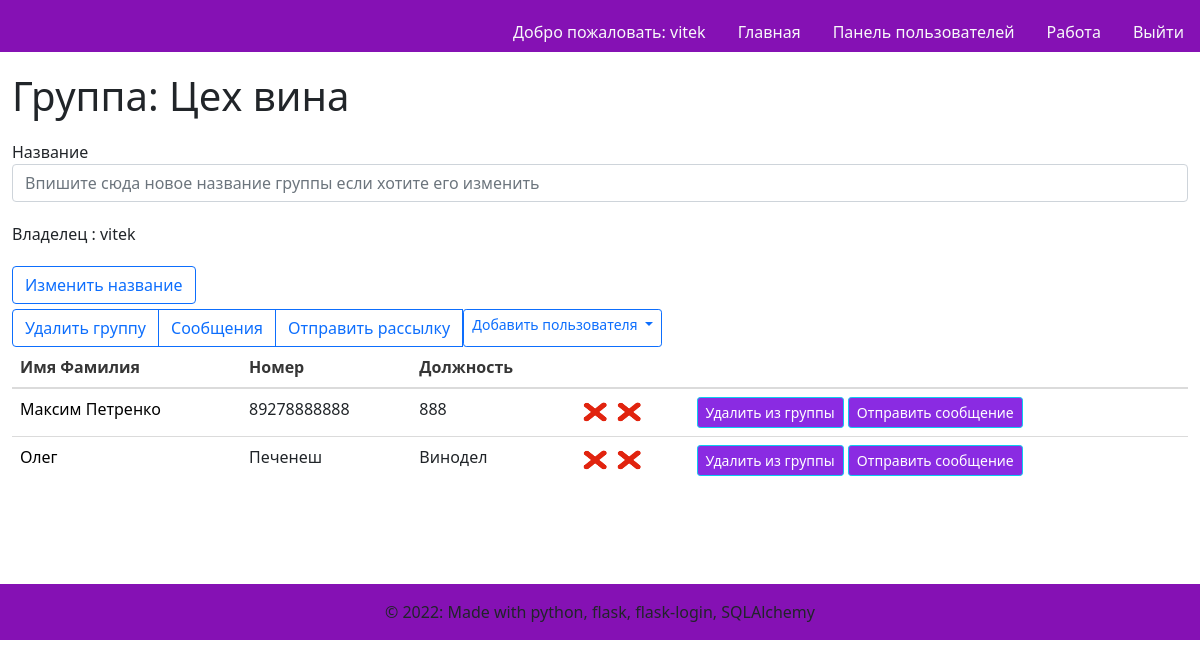
Page /7/editgroup (signed in) on the committed database.
### models.py (models this page shows)
class User(UserMixin, db.Model):
    id = db.Column(db.Integer,
                   nullable=False,
                   unique=True,
                   primary_key=True,
                   autoincrement=True)  # primary keys are required by SQLAlchemy
    password = db.Column(db.String(100))  # пароль есть только у администраторов и модераторов
    name = db.Column(db.String(100))  # имя фамилия
    phone_number = db.Column(db.String(11), unique=True)  # номер телефона
    vk_authorized = db.Column(db.Boolean, default=False)  # авторизован вк или нет
    tlg_authorized = db.Column(db.Boolean, default=False)  # авторизован в телеграм или нет
    status = db.Column(db.String(30))  # статус пользователя(ожидает подтверждения\в архиве\подтвержден)
    app_role = db.Column(db.String(20))  # роль в приложении(админ, модератор, пользователь)
    organisation_role = db.Column(db.String(100))  # должность в организации
    tlg_chat_id = db.Column(db.Integer, default=-1)
    vk_chat_id = db.Column(db.Integer, default=-1)

class Group(db.Model):
    id = db.Column(db.Integer,
                   nullable=False,
                   unique=True,
                   primary_key=True,
                   autoincrement=True)  # primary keys are required by SQLAlchemy
    name = db.Column(db.String(100), unique=True)  # название группы
    owner_id = db.Column(db.Integer, db.ForeignKey('user.id'))  # идентификатор создателя или владельца
    owner = db.relationship('User', backref='owner', lazy='subquery')

### groups.py (the view)
@groups.route('/<int:id>/editgroup')
@login_required
def editgroup(id):
    group = Group.query.filter_by(id=id).first()
    if current_user.app_role != ADMIN and current_user.id != group.owner_id:
        flash(f'Только модератор группы и администраторы могут просматривать информацию о группе {group.name}!')
        return redirect(url_for('main.workallusers'))
    owner = User.query.filter_by(id=group.owner_id).first()
    relations = db.session.query(users_groups_relations).filter_by(group_id=group.id).all()
    group_users = []
    for row in relations:
        group_users.append(row.user_id)
    users = User.query.filter(User.id.in_(group_users)).order_by(User.name).all()
    not_in_group = User.query.filter(User.id.not_in(group_users),
                                     User.status.in_([WAITING_RESTORE, WAITING_CONFIRMENT, CONFIRMED])).order_by(
        User.name).all()
    return render_template('editgroup.html', group=group, owner=owner, users=users, not_in_group=not_in_group)

### templates/editgroup.html (shortened to what this page needs)
{% extends "base.html" %}
{% block content %}
    <h1>Группа: {{ group.name }}</h1>
    <form method="post">
        <div class="form-group" style="margin-top: 20px">
            <label for="title">Название</label>
            <input type="text" name="new_group_name"
                   placeholder="Впишите сюда новое название группы если хотите его изменить" class="form-control"
                   value="{{ request.form['new_group_name'] }}"></input>
        </div>
        <div class="form-group" style="margin-top: 20px">
            <label for="content">Владелец : {{ owner.name }}</label>
        </div>
        <div class="form-group" style="margin-top: 20px">
            <button type="submit" class="btn btn-outline-primary">Изменить название</button>
        </div>
    </form>
    <div class="btn-group" role="group" aria-label="Basic outlined example" style="margin-top: 5px; margin-right: 10px">
        <a class="btn btn-outline-primary" href="{{url_for('groups.deletegroup', id=group.id)}}" role="button">Удалить группу</a>
        <a class="btn btn-outline-primary" href="{{ url_for('messages.groupmessages', id=group.id) }}" role="button">Сообщения</a>
        <a class="btn btn-outline-primary" href="{{ url_for('messages.groupmessage', id=group.id) }}" role="button">Отправить рассылку</a>
        <div class="dropdown">
          <a class="btn btn-outline-primary btn-sm dropdown-toggle"
             href="#" role="button" id="dropdownMenuLink"
             data-bs-toggle="dropdown"
             aria-expanded="false">
            Добавить пользователя
          </a>
        </div>
    </div>
    <table class="table table-hover">
      <thead>
        <tr>
          <th scope="col">Имя Фамилия</th>
          <th scope="col">Номер</th>
          <th scope="col">Должность</th>
            <th scope="col"></th>
          <th scope="col"></th>
        </tr>
      </thead>
        <tbody>
            {%for user in users%}
            <tr>
              <td scope="row">
                  <a class="text-decoration-none" style="color: black"
                     href="{{ url_for('users.edituser', id=user['id']) }}">
                  {{ user['name'] }}</a></td>
              <td>{{ user['phone_number'] }}</td>
              <td>{{ user['organisation_role'] }}</td>
              <td>
                  {% if user['tlg_authorized'] %}
                      <img src="../static/images/tg.png" alt="TG" class="img-rounded" style="height:30px; width:30px"/>
                  {% else %}
                      <img src="../static/images/none.png" alt="" class="img-rounded" style="height:30px; width:30px"/>
                  {% endif %}
                  {% if user['vk_authorized'] %}
                      <img src="../static/images/vk.png" alt="VK" class="img-rounded" style="height:30px; width:30px"/>
                  {% else %}
                      <img src="../static/images/none.png" alt="" class="img-rounded" style="height:30px; width:30px"/>
                  {% endif %}
              </td>
              <td>
                    <a class="btn btn-info btn-sm" style="background-color:blueviolet; color:white" href="{{ url_for('groups.removeuser', user_id=user['id'], group_id=group.id) }}">
                        Удалить из группы
                    </a>
                    <a class="btn btn-info btn-sm" style="background-color:blueviolet; color:white" href="{{ url_for('messages.usermessage', id=user['id']) }}">
                        Отправить сообщение
                    </a>
              </td>
            </tr>
              {%endfor%}
        </tbody>
    </table>
{% endblock %}

### templates/base.html (shortened to what this page needs)
<!DOCTYPE html>
<html>
<head>
    <link rel="stylesheet" href="https://cdnjs.cloudflare.com/ajax/libs/bulma/0.7.2/css/bulma.min.css" />
    <link href="https://cdn.jsdelivr.net/npm/bootstrap@5.1.3/dist/css/bootstrap.min.css" rel="stylesheet">
    <link rel="stylesheet" href="../static/css/preloader.css"/>
</head>
<body class="loader-body" style="background-color: #ffffff; height: inherit">
            <nav class="d-none page-header navbar navbar-light sticky-top" style="background-color: #8511b4;">
                <div class="container-fluid ">
                    <ul class="nav nav-pills position-absolute bottom-0 end-0">
                        {% if current_user.is_authenticated %}
                        <li class="nav-item">
                            <a class="nav-link text-light" style="color: black"
                                        href="{{ url_for('users.edituser', id=current_user.id) }}">
                                Добро пожаловать: {{ current_user.name }}
                            </a>
                         </li>
                        {% endif %}
                        <li class="nav-item" >
                            <a href="{{ url_for('main.index') }}" class="nav-link text-light">
                                Главная
                            </a>
                        </li>
                        {% if current_user.is_authenticated %}
                        <li class="nav-item">
                            <a href="{{ url_for('main.admusers') }}" class="nav-link text-light">
                                Панель пользователей
                            </a>
                        </li>
                        {% endif %}
                        {% if current_user.is_authenticated %}
                        <li class="nav-item">
                            <a href="{{ url_for('main.workallusers') }}" class="nav-link text-light">
                                Работа
                            </a>
                        </li>
                        {% endif %}
                        {% if current_user.is_authenticated %}
                        <li class="nav-item">
                            <a href="{{ url_for('auth.logout') }}" class="nav-link text-light">
                                Выйти
                            </a>
                        </li>
                        {% endif %}
                    </ul>
                </div>
            </nav>
            <div class="d-none page-main container-fluid" style="height: 82%">
                   {% block content %}
                   {% endblock %}
            </div>
            <footer class="d-none page-footer font-small blue" style="background-color: #8511b4; margin-top: 100px">
              <div class="footer-copyright text-center py-3">© 2022: Made with python, flask, flask-login, SQLAlchemy
              </div>
            </footer>
    </body>
</html>

### rows in the picture
User: name "vitek"
Group: name "Цех вина"
User: name "Максим Петренко", phone_number "89278888888", organisation_role "888", tlg_authorized False (drawn), vk_authorized False (drawn)
User: name "Олег", phone_number "Печенеш", organisation_role "Винодел", tlg_authorized False (drawn), vk_authorized False (drawn)
